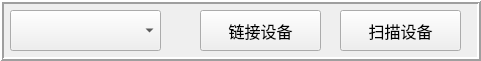
     <widget class="QFrame" name="COM_fram">
      <property name="geometry">
       <rect>
        <x>10</x>
        <y>10</y>
        <width>481</width>
        <height>61</height>
       </rect>
      </property>
      <property name="frameShape">
       <enum>QFrame::Box</enum>
      </property>
      <property name="frameShadow">
       <enum>QFrame::Raised</enum>
      </property>
      <property name="lineWidth">
       <number>2</number>
      </property>
      <widget class="QComboBox" name="comboBox_com">
       <property name="geometry">
        <rect>
         <x>10</x>
         <y>10</y>
         <width>151</width>
         <height>41</height>
        </rect>
       </property>
       <property name="font">
        <font>
         <family>黑体</family>
         <pointsize>12</pointsize>
        </font>
       </property>
      </widget>
      <widget class="QPushButton" name="pushButton_link_com">
       <property name="geometry">
        <rect>
         <x>200</x>
         <y>10</y>
         <width>121</width>
         <height>41</height>
        </rect>
       </property>
       <property name="font">
        <font>
         <family>黑体</family>
         <pointsize>12</pointsize>
        </font>
       </property>
       <property name="text">
        <string>链接设备</string>
       </property>
      </widget>
      <widget class="QPushButton" name="pushButton_sweep_com">
       <property name="geometry">
        <rect>
         <x>340</x>
         <y>10</y>
         <width>121</width>
         <height>41</height>
        </rect>
       </property>
       <property name="font">
        <font>
         <family>黑体</family>
         <pointsize>12</pointsize>
        </font>
       </property>
       <property name="text">
        <string>扫描设备</string>
       </property>
      </widget>
     </widget>
